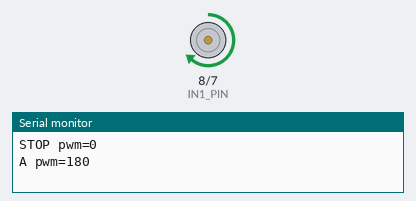
This sketch was run on a simulated Arduino Uno, built with avr-gcc and run on an emulated ATmega328P. Parts: motor-driver pin pairs drawn as motors (green arrow = first pin HIGH = forward, orange = second pin HIGH = backward, longer = more drive, scaled by the enable pin), the last lines printed to the serial monitor.

Above: at 2.5 s.
At 4.5 s:
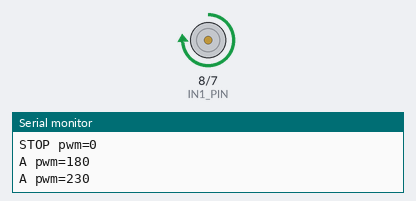
At 6.2 s:
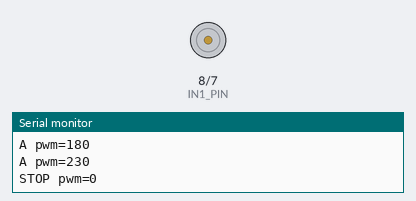
Timing chart, 0 to 8.7 s (numbered marks = the images above):
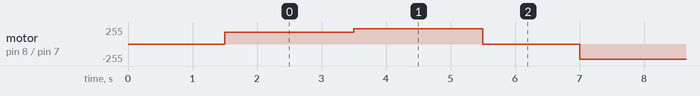

The sketch:

sketch.ino
```cpp
// Arduino UNO R3 + SunFounder L298N + Adafruit TT motor #3777
// Remove 5V-EN and ENA jumpers before wiring. UNO: USB; motor: external 6V.
const byte ENA_PIN = 9;
const byte IN1_PIN = 8;
const byte IN2_PIN = 7;
const byte PWM_LOW = 180;   // Adjust upward if the unloaded motor cannot start.
const byte PWM_HIGH = 230;  // PWM command, not measured RPM.
const unsigned long RUN_MS = 2000;
const unsigned long STOP_MS = 1500; // Increase if the shaft is still moving.

void stopMotor() {
  analogWrite(ENA_PIN, 0);  // Disable the bridge: coast, not active braking.
  digitalWrite(IN1_PIN, LOW);
  digitalWrite(IN2_PIN, LOW);
  Serial.println("STOP pwm=0");
  delay(STOP_MS);
}

void runMotor(bool directionA, byte pwm) {
  // Caller stops the motor before changing direction.
  digitalWrite(IN1_PIN, directionA ? HIGH : LOW);
  digitalWrite(IN2_PIN, directionA ? LOW : HIGH);
  analogWrite(ENA_PIN, pwm);
  Serial.print(directionA ? "A pwm=" : "B pwm=");
  Serial.println(pwm);
  delay(RUN_MS);
}

void setup() {
  digitalWrite(ENA_PIN, LOW);
  digitalWrite(IN1_PIN, LOW);
  digitalWrite(IN2_PIN, LOW);
  pinMode(ENA_PIN, OUTPUT);
  pinMode(IN1_PIN, OUTPUT);
  pinMode(IN2_PIN, OUTPUT);
  Serial.begin(9600);
  stopMotor();
}

void loop() {
  runMotor(true, PWM_LOW);
  runMotor(true, PWM_HIGH);
  stopMotor();
  runMotor(false, PWM_LOW);
  runMotor(false, PWM_HIGH);
  stopMotor();
}
```

Measured:
- by itself, motor on pin 8 (IN1_PIN) / pin 7 (IN2_PIN): stopped → forward 180/255 at 1.5 s, → forward 230/255 2.0 s later, → stopped 2.0 s later, → backward 230/255 1.5 s later, … (15 changes in this stretch)
